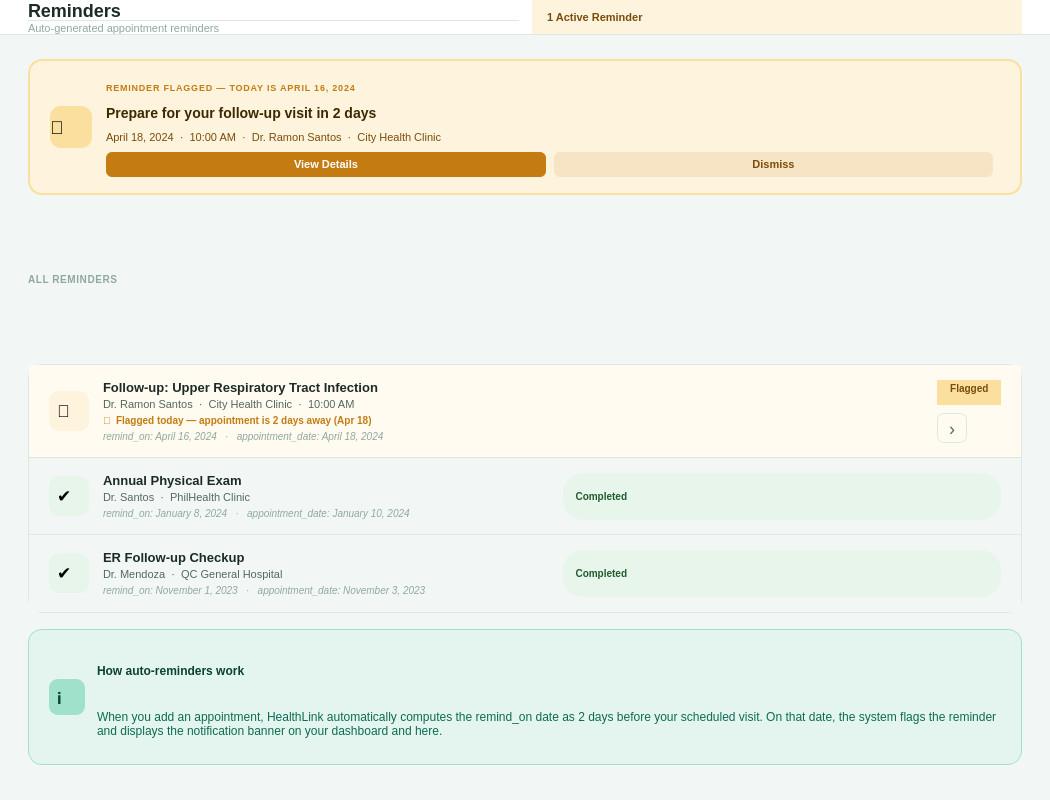
<?xml version="1.0" encoding="UTF-8"?>
<ui version="4.0">
 <class>PageReminders</class>
 <widget class="QWidget" name="PageReminders">
  <property name="geometry"><rect><x>0</x><y>0</y><width>1050</width><height>800</height></rect></property>
  <property name="styleSheet">
   <string>QWidget { background-color: #F2F7F5; font-family: "Segoe UI", sans-serif; } QLabel { background: transparent; }</string>
  </property>
  <layout class="QVBoxLayout" name="remLayout">
   <property name="spacing"><number>0</number></property>
   <property name="leftMargin"><number>0</number></property><property name="topMargin"><number>0</number></property><property name="rightMargin"><number>0</number></property><property name="bottomMargin"><number>0</number></property>

   <!-- Topbar -->
   <item>
    <widget class="QFrame" name="topbar">
     <property name="styleSheet"><string>QFrame { background: #FFFFFF; border-bottom: 1px solid #DDE8E3; }</string></property>
     <property name="minimumHeight"><number>62</number></property><property name="maximumHeight"><number>62</number></property>
     <layout class="QHBoxLayout"><property name="leftMargin"><number>28</number></property><property name="topMargin"><number>0</number></property><property name="rightMargin"><number>28</number></property><property name="bottomMargin"><number>0</number></property>
      <item><layout class="QVBoxLayout"><property name="spacing"><number>1</number></property>
       <item><widget class="QLabel"><property name="text"><string>Reminders</string></property><property name="styleSheet"><string>QLabel { font-size: 18px; font-weight: bold; color: #1C2B25; }</string></property></widget></item>
       <item><widget class="QLabel"><property name="text"><string>Auto-generated appointment reminders</string></property><property name="styleSheet"><string>QLabel { font-size: 11px; color: #8FA89F; }</string></property></widget></item>
      </layout></item>
      <item><spacer><property name="orientation"><enum>Qt::Horizontal</enum></property></spacer></item>
      <item><widget class="QLabel"><property name="text"><string>  1 Active Reminder  </string></property><property name="styleSheet"><string>QLabel { background: #FEF3DC; color: #7A4D0A; font-size: 11px; font-weight: bold; border-radius: 20px; padding: 5px 6px; }</string></property></widget></item>
     </layout>
    </widget>
   </item>

   <item>
    <widget class="QScrollArea" name="scrollArea">
     <property name="widgetResizable"><bool>true</bool></property>
     <property name="frameShape"><enum>QFrame::NoFrame</enum></property>
     <property name="styleSheet"><string>QScrollArea { background: #F2F7F5; border: none; }</string></property>
     <widget class="QWidget" name="scrollContent">
      <layout class="QVBoxLayout">
       <property name="spacing"><number>16</number></property>
       <property name="leftMargin"><number>28</number></property><property name="topMargin"><number>24</number></property><property name="rightMargin"><number>28</number></property><property name="bottomMargin"><number>28</number></property>

       <!-- Active reminder banner -->
       <item>
        <widget class="QFrame" name="activeBanner">
         <property name="styleSheet"><string>QFrame#activeBanner { background: #FEF3DC; border: 1.5px solid #FBDF9E; border-radius: 14px; }</string></property>
         <layout class="QHBoxLayout"><property name="leftMargin"><number>20</number></property><property name="topMargin"><number>16</number></property><property name="rightMargin"><number>20</number></property><property name="bottomMargin"><number>16</number></property><property name="spacing"><number>14</number></property>
          <item><widget class="QLabel"><property name="text"><string>🔔</string></property><property name="minimumSize"><size><width>42</width><height>42</height></size></property><property name="maximumSize"><size><width>42</width><height>42</height></size></property><property name="styleSheet"><string>QLabel { background: #FBDF9E; border-radius: 11px; font-size: 18px; }</string></property></widget></item>
          <item>
           <layout class="QVBoxLayout"><property name="spacing"><number>4</number></property>
            <item><widget class="QLabel"><property name="text"><string>REMINDER FLAGGED — TODAY IS APRIL 16, 2024</string></property><property name="styleSheet"><string>QLabel { font-size: 9px; font-weight: bold; color: #C47B12; letter-spacing: 0.8px; }</string></property></widget></item>
            <item><widget class="QLabel"><property name="text"><string>Prepare for your follow-up visit in 2 days</string></property><property name="styleSheet"><string>QLabel { font-size: 14px; font-weight: bold; color: #3D2800; }</string></property></widget></item>
            <item><widget class="QLabel"><property name="text"><string>April 18, 2024  ·  10:00 AM  ·  Dr. Ramon Santos  ·  City Health Clinic</string></property><property name="styleSheet"><string>QLabel { font-size: 11px; color: #7A4D0A; }</string></property></widget></item>
            <item>
             <layout class="QHBoxLayout"><property name="spacing"><number>8</number></property>
              <item><widget class="QPushButton" name="btnViewDetails"><property name="text"><string>View Details</string></property><property name="styleSheet"><string>QPushButton { background: #C47B12; color: #FFF; font-size: 11px; font-weight: 600; border: none; border-radius: 6px; padding: 6px 14px; } QPushButton:hover { background: #7A4D0A; }</string></property></widget></item>
              <item><widget class="QPushButton" name="btnDismiss"><property name="text"><string>Dismiss</string></property><property name="styleSheet"><string>QPushButton { background: rgba(196,123,18,0.12); color: #7A4D0A; font-size: 11px; font-weight: 600; border: none; border-radius: 6px; padding: 6px 14px; } QPushButton:hover { background: rgba(196,123,18,0.22); }</string></property></widget></item>
              <item><spacer><property name="orientation"><enum>Qt::Horizontal</enum></property></spacer></item>
             </layout>
            </item>
           </layout>
          </item>
         </layout>
        </widget>
       </item>

       <!-- All reminders list -->
       <item><widget class="QLabel"><property name="text"><string>ALL REMINDERS</string></property><property name="styleSheet"><string>QLabel { font-size: 10px; font-weight: bold; color: #8FA89F; letter-spacing: 0.6px; }</string></property></widget></item>

       <item>
        <widget class="QFrame" name="remList">
         <property name="styleSheet"><string>QFrame#remList { background: #FFFFFF; border: 1px solid #DDE8E3; border-radius: 14px; }</string></property>
         <layout class="QVBoxLayout"><property name="spacing"><number>0</number></property><property name="leftMargin"><number>0</number></property><property name="topMargin"><number>0</number></property><property name="rightMargin"><number>0</number></property><property name="bottomMargin"><number>0</number></property>

          <!-- Reminder 1: Active / Flagged -->
          <item>
           <widget class="QFrame" name="rem1">
            <property name="styleSheet"><string>QFrame#rem1 { background: #FFFBF0; border-bottom: 1px solid #DDE8E3; }</string></property>
            <layout class="QHBoxLayout"><property name="leftMargin"><number>20</number></property><property name="topMargin"><number>15</number></property><property name="rightMargin"><number>20</number></property><property name="bottomMargin"><number>15</number></property><property name="spacing"><number>14</number></property>
             <item><widget class="QLabel"><property name="text"><string>🔔</string></property><property name="minimumSize"><size><width>40</width><height>40</height></size></property><property name="maximumSize"><size><width>40</width><height>40</height></size></property><property name="styleSheet"><string>QLabel { background: #FEF3DC; border-radius: 10px; font-size: 17px; padding: 4px; }</string></property></widget></item>
             <item>
              <layout class="QVBoxLayout"><property name="spacing"><number>3</number></property>
               <item><widget class="QLabel"><property name="text"><string>Follow-up: Upper Respiratory Tract Infection</string></property><property name="styleSheet"><string>QLabel { font-size: 13px; font-weight: bold; color: #1C2B25; }</string></property></widget></item>
               <item><widget class="QLabel"><property name="text"><string>Dr. Ramon Santos  ·  City Health Clinic  ·  10:00 AM</string></property><property name="styleSheet"><string>QLabel { font-size: 11px; color: #546860; }</string></property></widget></item>
               <item><widget class="QLabel"><property name="text"><string>🔔  Flagged today — appointment is 2 days away (Apr 18)</string></property><property name="styleSheet"><string>QLabel { font-size: 10px; color: #C47B12; font-weight: 600; }</string></property></widget></item>
               <item><widget class="QLabel"><property name="text"><string>remind_on: April 16, 2024   ·   appointment_date: April 18, 2024</string></property><property name="styleSheet"><string>QLabel { font-size: 10px; color: #8FA89F; font-style: italic; }</string></property></widget></item>
              </layout>
             </item>
             <item><spacer><property name="orientation"><enum>Qt::Horizontal</enum></property></spacer></item>
             <item>
              <layout class="QVBoxLayout"><property name="spacing"><number>8</number></property>
               <item><widget class="QLabel"><property name="text"><string>  Flagged  </string></property><property name="alignment"><set>AlignRight</set></property><property name="styleSheet"><string>QLabel { background: #FBDF9E; color: #7A4D0A; font-size: 10px; font-weight: bold; border-radius: 20px; padding: 2px 4px; }</string></property></widget></item>
               <item><widget class="QPushButton" name="btnRem1View"><property name="text"><string>›</string></property><property name="minimumSize"><size><width>30</width><height>30</height></size></property><property name="maximumSize"><size><width>30</width><height>30</height></size></property><property name="styleSheet"><string>QPushButton { background: transparent; color: #546860; font-size: 18px; border: 1px solid #DDE8E3; border-radius: 7px; } QPushButton:hover { background: #E3F5EE; }</string></property></widget></item>
              </layout>
             </item>
            </layout>
           </widget>
          </item>

          <!-- Reminder 2: Completed -->
          <item>
           <widget class="QFrame" name="rem2">
            <property name="styleSheet"><string>QFrame#rem2 { border-bottom: 1px solid #DDE8E3; } QFrame#rem2:hover { background: #F8FBFA; }</string></property>
            <layout class="QHBoxLayout"><property name="leftMargin"><number>20</number></property><property name="topMargin"><number>15</number></property><property name="rightMargin"><number>20</number></property><property name="bottomMargin"><number>15</number></property><property name="spacing"><number>14</number></property>
             <item><widget class="QLabel"><property name="text"><string>✔</string></property><property name="minimumSize"><size><width>40</width><height>40</height></size></property><property name="maximumSize"><size><width>40</width><height>40</height></size></property><property name="styleSheet"><string>QLabel { background: #E8F5EB; border-radius: 10px; font-size: 17px; padding: 4px; }</string></property></widget></item>
             <item>
              <layout class="QVBoxLayout"><property name="spacing"><number>3</number></property>
               <item><widget class="QLabel"><property name="text"><string>Annual Physical Exam</string></property><property name="styleSheet"><string>QLabel { font-size: 13px; font-weight: bold; color: #1C2B25; }</string></property></widget></item>
               <item><widget class="QLabel"><property name="text"><string>Dr. Santos  ·  PhilHealth Clinic</string></property><property name="styleSheet"><string>QLabel { font-size: 11px; color: #546860; }</string></property></widget></item>
               <item><widget class="QLabel"><property name="text"><string>remind_on: January 8, 2024   ·   appointment_date: January 10, 2024</string></property><property name="styleSheet"><string>QLabel { font-size: 10px; color: #8FA89F; font-style: italic; }</string></property></widget></item>
              </layout>
             </item>
             <item><spacer><property name="orientation"><enum>Qt::Horizontal</enum></property></spacer></item>
             <item><widget class="QLabel"><property name="text"><string>  Completed  </string></property><property name="styleSheet"><string>QLabel { background: #E8F5EB; color: #1F5C2E; font-size: 10px; font-weight: bold; border-radius: 20px; padding: 2px 4px; }</string></property></widget></item>
            </layout>
           </widget>
          </item>

          <!-- Reminder 3: Completed -->
          <item>
           <widget class="QFrame" name="rem3">
            <property name="styleSheet"><string>QFrame#rem3:hover { background: #F8FBFA; }</string></property>
            <layout class="QHBoxLayout"><property name="leftMargin"><number>20</number></property><property name="topMargin"><number>15</number></property><property name="rightMargin"><number>20</number></property><property name="bottomMargin"><number>15</number></property><property name="spacing"><number>14</number></property>
             <item><widget class="QLabel"><property name="text"><string>✔</string></property><property name="minimumSize"><size><width>40</width><height>40</height></size></property><property name="maximumSize"><size><width>40</width><height>40</height></size></property><property name="styleSheet"><string>QLabel { background: #E8F5EB; border-radius: 10px; font-size: 17px; padding: 4px; }</string></property></widget></item>
             <item>
              <layout class="QVBoxLayout"><property name="spacing"><number>3</number></property>
               <item><widget class="QLabel"><property name="text"><string>ER Follow-up Checkup</string></property><property name="styleSheet"><string>QLabel { font-size: 13px; font-weight: bold; color: #1C2B25; }</string></property></widget></item>
               <item><widget class="QLabel"><property name="text"><string>Dr. Mendoza  ·  QC General Hospital</string></property><property name="styleSheet"><string>QLabel { font-size: 11px; color: #546860; }</string></property></widget></item>
               <item><widget class="QLabel"><property name="text"><string>remind_on: November 1, 2023   ·   appointment_date: November 3, 2023</string></property><property name="styleSheet"><string>QLabel { font-size: 10px; color: #8FA89F; font-style: italic; }</string></property></widget></item>
              </layout>
             </item>
             <item><spacer><property name="orientation"><enum>Qt::Horizontal</enum></property></spacer></item>
             <item><widget class="QLabel"><property name="text"><string>  Completed  </string></property><property name="styleSheet"><string>QLabel { background: #E8F5EB; color: #1F5C2E; font-size: 10px; font-weight: bold; border-radius: 20px; padding: 2px 4px; }</string></property></widget></item>
            </layout>
           </widget>
          </item>

         </layout>
        </widget>
       </item>

       <!-- Info box: How reminders work -->
       <item>
        <widget class="QFrame" name="infoBox">
         <property name="styleSheet"><string>QFrame#infoBox { background: #E3F5EE; border: 1px solid #9FE1CB; border-radius: 14px; }</string></property>
         <layout class="QHBoxLayout"><property name="leftMargin"><number>20</number></property><property name="topMargin"><number>16</number></property><property name="rightMargin"><number>20</number></property><property name="bottomMargin"><number>16</number></property><property name="spacing"><number>12</number></property>
          <item><widget class="QLabel"><property name="text"><string>ℹ</string></property><property name="minimumSize"><size><width>36</width><height>36</height></size></property><property name="maximumSize"><size><width>36</width><height>36</height></size></property><property name="styleSheet"><string>QLabel { background: #9FE1CB; color: #084332; border-radius: 9px; font-size: 16px; font-weight: bold; padding: 4px; }</string></property></widget></item>
          <item>
           <layout class="QVBoxLayout"><property name="spacing"><number>3</number></property>
            <item><widget class="QLabel"><property name="text"><string>How auto-reminders work</string></property><property name="styleSheet"><string>QLabel { font-size: 12px; font-weight: bold; color: #084332; }</string></property></widget></item>
            <item>
             <widget class="QLabel" name="infoText">
              <property name="text"><string>When you add an appointment, HealthLink automatically computes the remind_on date as 2 days before your scheduled visit. On that date, the system flags the reminder and displays the notification banner on your dashboard and here.</string></property>
              <property name="wordWrap"><bool>true</bool></property>
              <property name="styleSheet"><string>QLabel { font-size: 12px; color: #0D6B52; line-height: 1.5; }</string></property>
             </widget>
            </item>
           </layout>
          </item>
         </layout>
        </widget>
       </item>

       <item><spacer><property name="orientation"><enum>Qt::Vertical</enum></property></spacer></item>
      </layout>
     </widget>
    </widget>
   </item>
  </layout>
 </widget>
 <resources/><connections/>
</ui>
